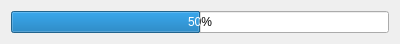
<ui version="4.0" >
 <class>Progress</class>
 <widget class="QDialog" name="Progress" >
  <property name="geometry" >
   <rect>
    <x>0</x>
    <y>0</y>
    <width>400</width>
    <height>44</height>
   </rect>
  </property>
  <property name="windowTitle" >
   <string>Trained</string>
  </property>
  <layout class="QGridLayout" name="gridLayout" >
   <item row="0" column="0" >
    <widget class="QProgressBar" name="progressBar" >
     <property name="value" >
      <number>50</number>
     </property>
    </widget>
   </item>
  </layout>
 </widget>
 <resources/>
 <connections/>
</ui>
